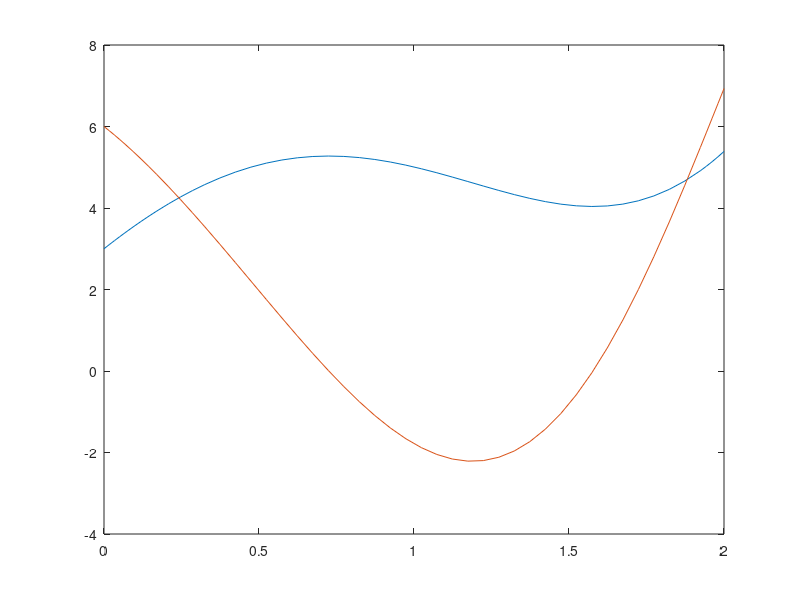

Here is the MATLAB script that generated this plot: (Note: this script raises an error after producing the figure.)
clc; clear all; close all;

% ode45
dy = @(x,y) [y(2); (4*x^3 + 4)*sin(x).^2 - 2*y(1)];
[x, y] = ode45(dy, [0 2], [3 6]);

figure(1);
plot(x, y(:, 1)); hold on
plot(x, y(:, 2)); hold on

% dsolve
syms y(x);
Dy = diff(y);
D2y = diff(y, 2);

% dk ban dau
yt = dsolve(D2y+2*y==(4*x^3+4)*sin(x)^2, y(0)==3, Dy(0)==6);
dyt = diff(yt);
figure(1);
fplot(matlabFunction(yt), [0, 2], 'LineWidth', 1.5); hold on;
fplot(matlabFunction(dyt), [0, 2], 'LineWidth', 1.5); hold on;
hold on;

% dk bien
yt1 = dsolve(D2y+2*y==(4*x^3+4)*sin(x)^2, y(0)==4, Dy(2)==1);
dyt1 = diff(yt1);
figure(1);
fplot(matlabFunction(yt1), [0, 2], 'LineWidth', 1.5); hold on;
fplot(matlabFunction(dyt1), [0, 2], 'LineWidth', 1.5); hold on;
hold on;

